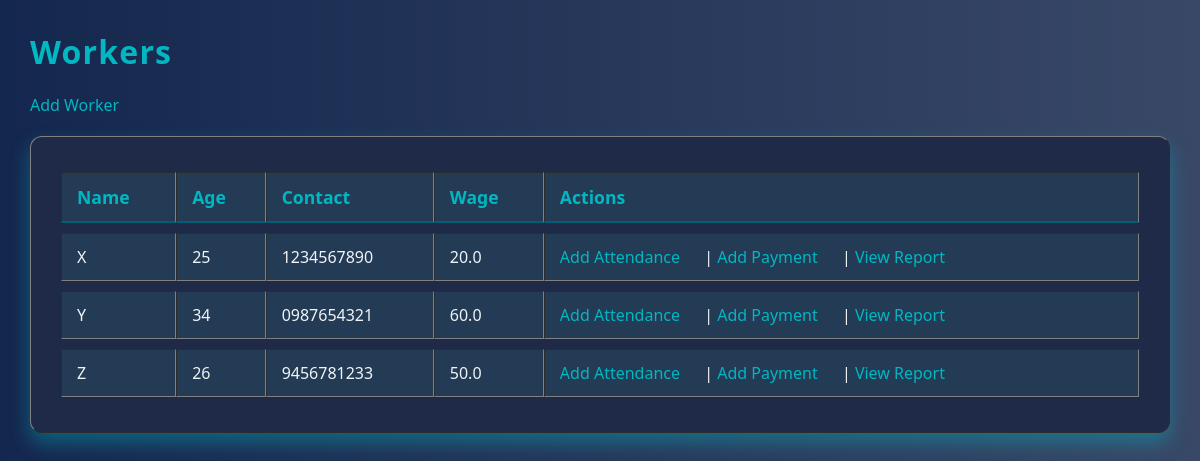
Before: / with the older database file.
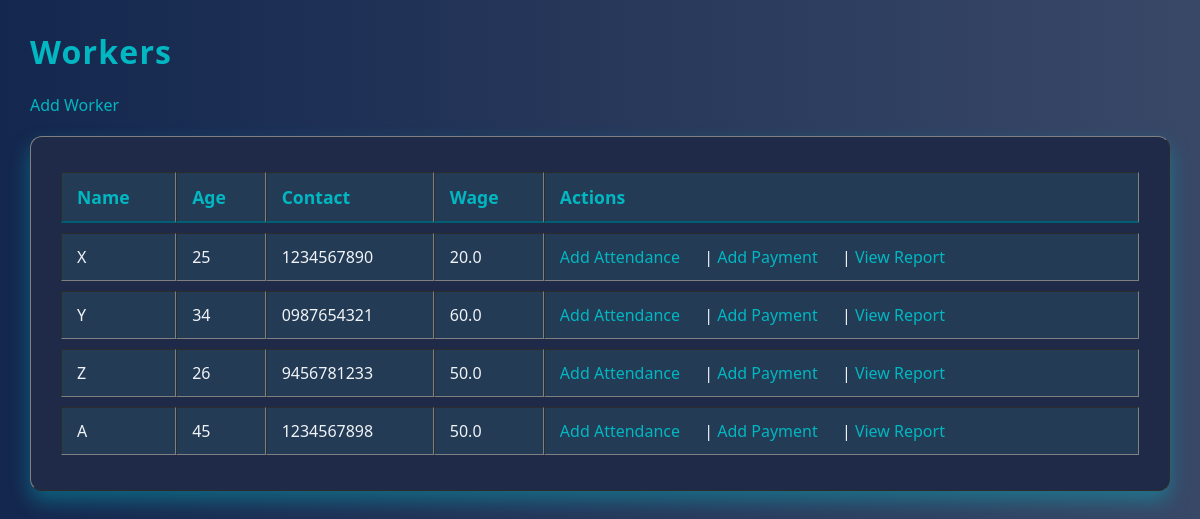
After: the same page with the newer database file.
### tables this page shows
CREATE TABLE Worker (
            WorkerID INTEGER PRIMARY KEY AUTOINCREMENT,
            Name TEXT NOT NULL,
            Age INTEGER,
            Contact TEXT,
            WageRate REAL
        );

### app.py (the view)
@app.route('/')
def index():
    conn = get_db_connection()
    workers = conn.execute("SELECT * FROM Worker").fetchall()
    conn.close()
    return render_template('index.html', workers=workers)

### app.py (called while the page is built)
def get_db_connection():
    conn = sqlite3.connect(DATABASE)
    conn.row_factory = sqlite3.Row  # Access columns by name
    return conn

### templates/index.html (shortened to what this page needs)
<!DOCTYPE html>
<html>
<head>
    <link rel="stylesheet" type="text/css" href="{{ url_for('static', filename='style.css') }}">
</head>
<body>
    <h1>Workers</h1>
    <a href="/add_worker">Add Worker</a>
    <table border="1">
        <tr>
            <th>Name</th><th>Age</th><th>Contact</th><th>Wage</th><th>Actions</th>
        </tr>
        {% for w in workers %}
        <tr>
            <td>{{ w[1] }}</td>
            <td>{{ w[2] }}</td>
            <td>{{ w[3] }}</td>
            <td>{{ w[4] }}</td>
            <td>
                <a href="/attendance/{{ w[0] }}">Add Attendance</a> |
                <a href="/payment/{{ w[0] }}">Add Payment</a> |
                <a href="/report/{{ w[0] }}">View Report</a>
            </td>
        </tr>
        {% endfor %}
    </table>
</body>
</html>

Changed rows visible on the page:
added Worker: Name "A", Age "45", Contact "1234567898", WageRate "50.0"
